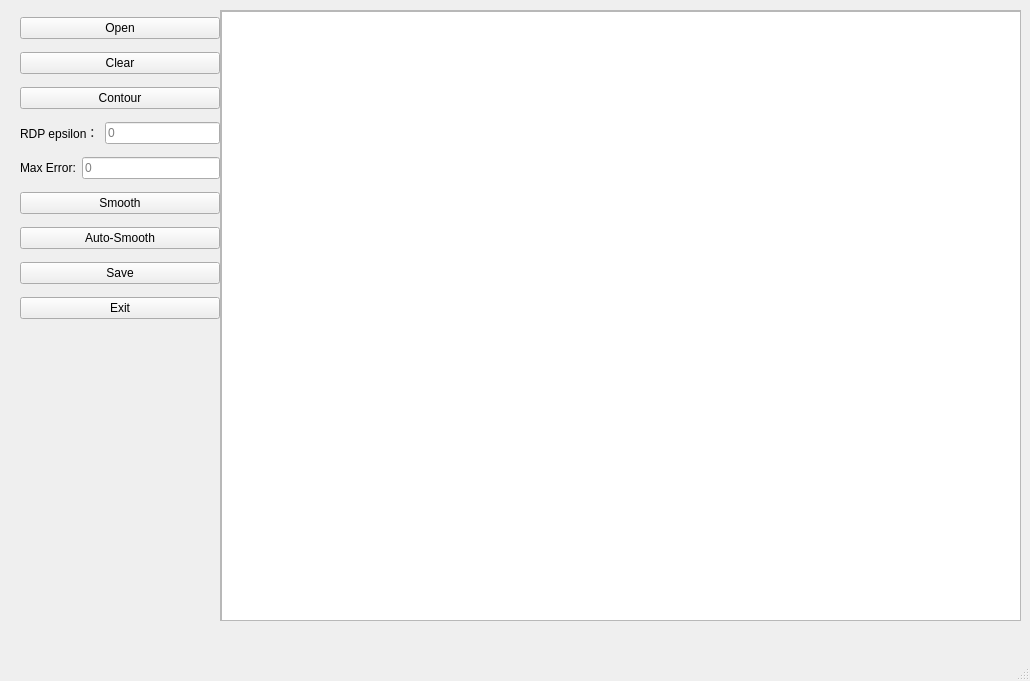
<?xml version="1.0" encoding="UTF-8"?>
<ui version="4.0">
 <class>MainWindow</class>
 <widget class="QMainWindow" name="MainWindow">
  <property name="geometry">
   <rect>
    <x>0</x>
    <y>0</y>
    <width>1030</width>
    <height>681</height>
   </rect>
  </property>
  <property name="windowTitle">
   <string>MainWindow</string>
  </property>
  <widget class="QWidget" name="centralwidget">
   <widget class="QWidget" name="verticalLayoutWidget">
    <property name="geometry">
     <rect>
      <x>20</x>
      <y>10</y>
      <width>200</width>
      <height>321</height>
     </rect>
    </property>
    <layout class="QVBoxLayout" name="verticalLayout">
     <item>
      <widget class="QPushButton" name="open_btn">
       <property name="text">
        <string>Open</string>
       </property>
      </widget>
     </item>
     <item>
      <widget class="QPushButton" name="clear_btn">
       <property name="text">
        <string>Clear</string>
       </property>
      </widget>
     </item>
     <item>
      <widget class="QPushButton" name="contour_btn">
       <property name="text">
        <string>Contour</string>
       </property>
      </widget>
     </item>
     <item>
      <layout class="QHBoxLayout" name="horizontalLayout_2">
       <item>
        <widget class="QLabel" name="label_2">
         <property name="text">
          <string>RDP epsilon：</string>
         </property>
        </widget>
       </item>
       <item>
        <widget class="QLineEdit" name="epsilon_ledit_2">
         <property name="placeholderText">
          <string>0</string>
         </property>
        </widget>
       </item>
      </layout>
     </item>
     <item>
      <layout class="QVBoxLayout" name="verticalLayout_2">
       <item>
        <layout class="QHBoxLayout" name="horizontalLayout">
         <item>
          <widget class="QLabel" name="label">
           <property name="text">
            <string>Max Error:</string>
           </property>
          </widget>
         </item>
         <item>
          <widget class="QLineEdit" name="maxerror_ledit">
           <property name="placeholderText">
            <string>0</string>
           </property>
          </widget>
         </item>
        </layout>
       </item>
      </layout>
     </item>
     <item>
      <widget class="QPushButton" name="smooth_btn">
       <property name="text">
        <string>Smooth</string>
       </property>
      </widget>
     </item>
     <item>
      <widget class="QPushButton" name="autosmooth_btn">
       <property name="text">
        <string>Auto-Smooth</string>
       </property>
      </widget>
     </item>
     <item>
      <widget class="QPushButton" name="save_btn">
       <property name="text">
        <string>Save</string>
       </property>
      </widget>
     </item>
     <item>
      <widget class="QPushButton" name="exit_btn">
       <property name="text">
        <string>Exit</string>
       </property>
      </widget>
     </item>
    </layout>
   </widget>
   <widget class="QScrollArea" name="scrollArea">
    <property name="geometry">
     <rect>
      <x>220</x>
      <y>10</y>
      <width>801</width>
      <height>611</height>
     </rect>
    </property>
    <property name="widgetResizable">
     <bool>true</bool>
    </property>
    <widget class="QWidget" name="scrollAreaWidgetContents">
     <property name="geometry">
      <rect>
       <x>0</x>
       <y>0</y>
       <width>799</width>
       <height>609</height>
      </rect>
     </property>
     <widget class="QGraphicsView" name="contour_gview">
      <property name="geometry">
       <rect>
        <x>0</x>
        <y>0</y>
        <width>801</width>
        <height>611</height>
       </rect>
      </property>
     </widget>
    </widget>
   </widget>
  </widget>
  <widget class="QMenuBar" name="menubar">
   <property name="geometry">
    <rect>
     <x>0</x>
     <y>0</y>
     <width>1030</width>
     <height>22</height>
    </rect>
   </property>
  </widget>
  <widget class="QStatusBar" name="statusbar"/>
 </widget>
 <resources/>
 <connections/>
</ui>
